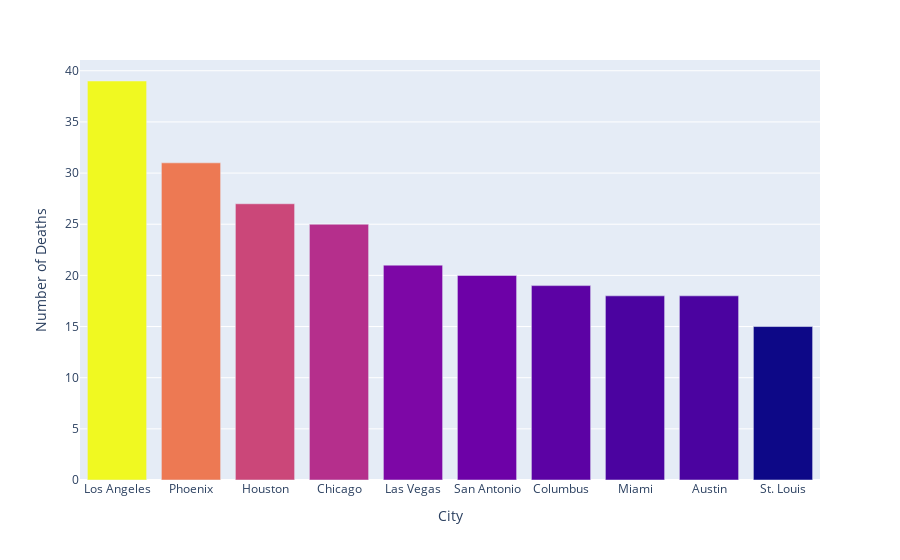

The code cell stored with this chart in its notebook:
### Code cell
fig = px.bar(data_frame=top10_deaths, x='city', y='count', color='count')
fig.update_layout(xaxis_title='City',yaxis_title='Number of Deaths',coloraxis_showscale=False)
fig.show()

### Figure 1 — Plotly figure (JSON) as saved in the notebook; plotly's stock layout.template omitted (floating-point values rounded to 4 significant figures)
{"data": [{"alignmentgroup": "True", "hovertemplate": "city=%{x}<br>count=%{marker.color}<extra></extra>", "legendgroup": "", "marker": {"color": [39, 31, 27, 25, 21, 20, 19, 18, 18, 15], "coloraxis": "coloraxis", "pattern": {"shape": ""}}, "name": "", "offsetgroup": "", "orientation": "v", "showlegend": false, "textposition": "auto", "type": "bar", "x": ["Los Angeles", "Phoenix", "Houston", "Chicago", "Las Vegas", "San Antonio", "Columbus", "Miami", "Austin", "St. Louis"], "xaxis": "x", "y": [39, 31, 27, 25, 21, 20, 19, 18, 18, 15], "yaxis": "y"}], "layout": {"barmode": "relative", "coloraxis": {"colorbar": {"title": {"text": "count"}}, "colorscale": [[0, "#0d0887"], [0.1111, "#46039f"], [0.2222, "#7201a8"], [0.3333, "#9c179e"], [0.4444, "#bd3786"], [0.5556, "#d8576b"], [0.6667, "#ed7953"], [0.7778, "#fb9f3a"], [0.8889, "#fdca26"], [1, "#f0f921"]], "showscale": false}, "legend": {"tracegroupgap": 0}, "margin": {"t": 60}, "xaxis": {"anchor": "y", "domain": [0, 1], "title": {"text": "City"}}, "yaxis": {"anchor": "x", "domain": [0, 1], "title": {"text": "Number of Deaths"}}}}
